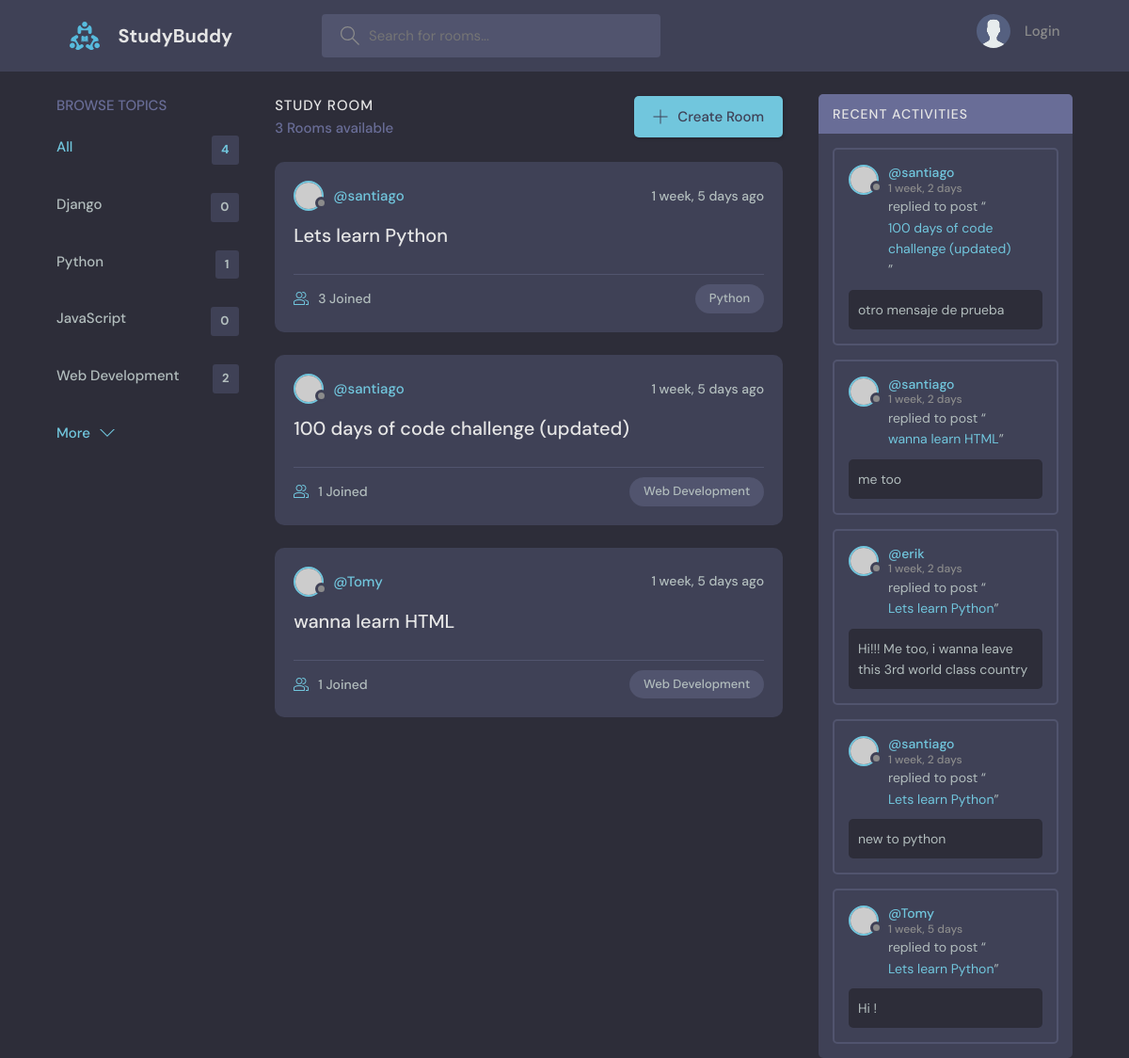
/, run on an earlier commit of the app's database.
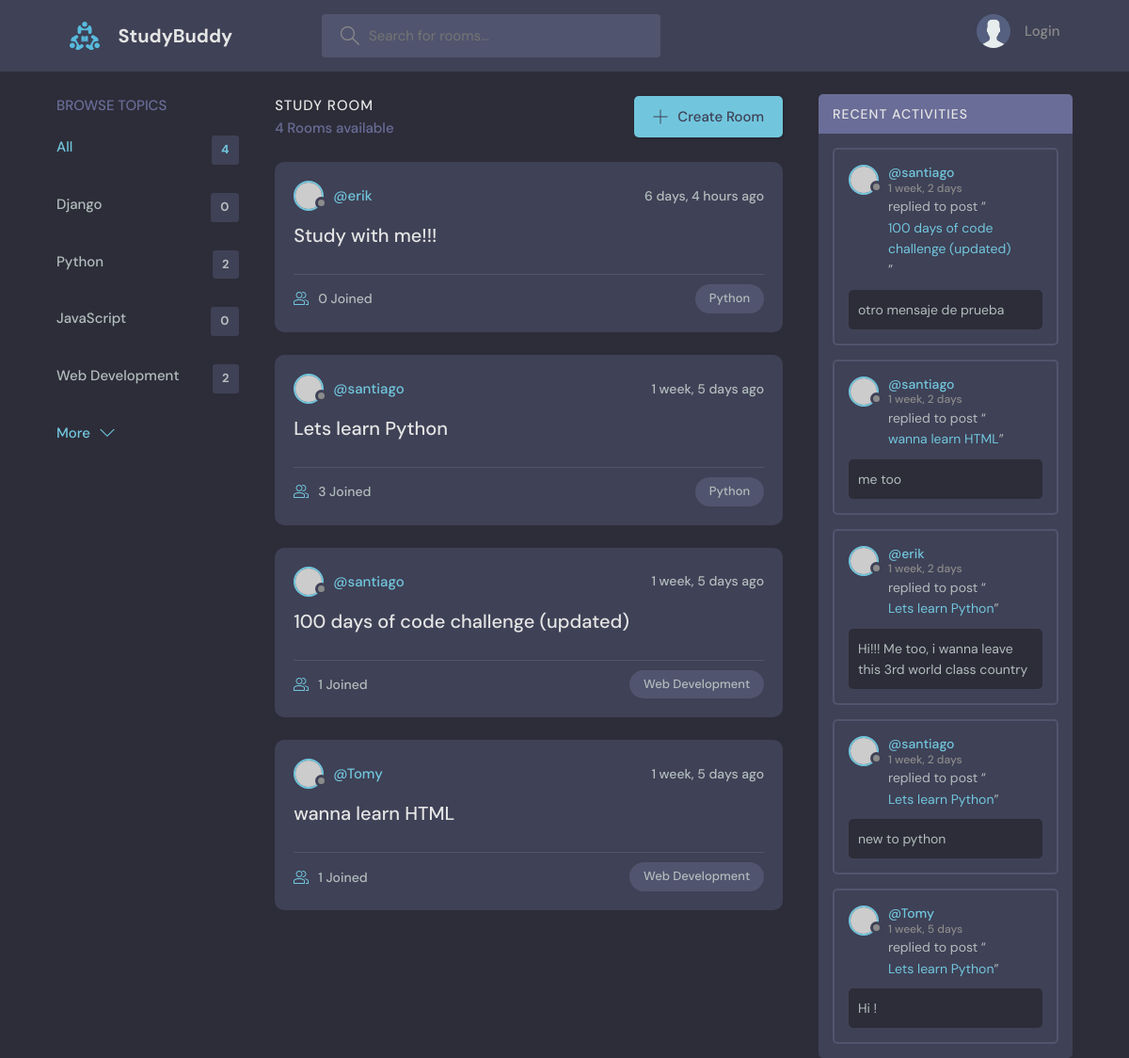
And on a later commit of the database.
### base/models.py (models this page shows, shortened)
class Topic(models.Model):
    name = models.CharField(max_length=200)

class Room(models.Model): #hijo de Topic
    host = models.ForeignKey(User, on_delete=models.SET_NULL, null=True)
    topic = models.ForeignKey(Topic, on_delete=models.SET_NULL, null=True)
    name = models.CharField(max_length=200,default='')
    description = models.TextField(null=True, blank=True)
    participants = models.ManyToManyField(User, related_name='participants',blank=True) #se usa related_name porque User ya esta usado en la linea host
    updated = models.DateTimeField(auto_now=True)
    created = models.DateTimeField(auto_now_add=True) # a diferencia de auto_now, cuando se guarda sólo queda la fecha de creacion
    class Meta: # esto es para darle orden a los posteos de create_room
        ordering = ['-updated','-created'] # el - es para reversed
    def __str__(self):
        return self.name

class Message(models.Model):
    user = models.ForeignKey(User, on_delete=models.CASCADE,)
    room = models.ForeignKey(Room, on_delete=models.CASCADE) # cuando borro la DB Room, tmb borra los models hijos (CASCADE)
    body = models.TextField()
    updated = models.DateTimeField(auto_now=True)
    created = models.DateTimeField(auto_now_add=True)
    class Meta: # esto es para darle orden a los posteos de create_room
        ordering = ['-updated','-created'] # el - es para reversed

### base/views.py (the view)
# urls.py: path('',views.home, name='home'),
def home(request):
    if request.GET.get('q') != None:    #otra forma: q = request.GET.get('q') if request.GET.get('q') != None else ''
        q = request.GET.get('q')
    else:
        q=''
    rooms = Room.objects.filter(
        Q(topic__name__icontains=q) |  # | es un or, & es un and, solo se puede usar asi
        Q(name__icontains=q) |
        Q(name__icontains=q)
    )
    topics = Topic.objects.all()
    room_count = rooms.count()
    room_messages = Message.objects.filter(Q(room__topic__name__icontains=q))
    context = {'rooms':rooms,'topics':topics,'room_count':room_count,'room_messages':room_messages}
    return render(request,'base/home.html',context)

### base/templates/base/home.html (shortened to what this page needs)
{% extends 'main.html' %}
{% block content %}
    <main class="layout layout--3">
      <div class="container">
        {% include 'base/topics_component.html' %}
        <div class="roomList">
          <div class="roomList__header">
            <div>
              <h2>Study Room</h2>
              <p>{{room_count}} Rooms available</p>
            </div>
            <a class="btn btn--main" href="{% url 'create-room' %}">
              <svg version="1.1" xmlns="http://www.w3.org/2000/svg" width="32" height="32" viewBox="0 0 32 32">
                <title>add</title>
                <path
                  d="M16.943 0.943h-1.885v14.115h-14.115v1.885h14.115v14.115h1.885v-14.115h14.115v-1.885h-14.115v-14.115z"
                ></path>
              </svg>
              Create Room
            </a>
          </div>
          {% include 'base/feed_component.html' %}
        </div>
        {% include 'base/activity_component.html' %}
      </div>
    </main>
{% endblock %}

### base/templates/base/topics_component.html
<div class="topics">
    <div class="topics__header">
      <h2>Browse Topics</h2>
    </div>
    <ul class="topics__list">
      <li>
        <a href="{% url 'home' %}" class="active">All <span>{{topics.count}}</span></a>
      </li>
      {% for topic in topics %}
      <li>
        <a href="{% url 'home' %}?q={{topic.name}}">{{topic.name}}<span>{{topic.room_set.all.count}}</span></a>
      </li>
      {% endfor %}
    </ul>
    <a class="btn btn--link" href="topics.html">
      More
      <svg version="1.1" xmlns="http://www.w3.org/2000/svg" width="32" height="32" viewBox="0 0 32 32">
        <title>chevron-down</title>
        <path d="M16 21l-13-13h-3l16 16 16-16h-3l-13 13z"></path>
      </svg>
    </a>
  </div>

### base/templates/base/feed_component.html (shortened to what this page needs)
<!DOCTYPE html>
<html lang="en">
<head>
</head>
<body>
{% for room in rooms %}
<div class="roomListRoom">
    <div class="roomListRoom__header">
      <a href="{% url 'user-profile' room.host.id %}" class="roomListRoom__author">
        <div class="avatar avatar--small">
          <img src="https://randomuser.me/api/portraits/women/11.jpg" />
        </div>
        <span>@{{room.host.username}}</span>
      </a>
      <div class="roomListRoom__actions">
        <span>{{room.created|timesince}} ago</span>
      </div>
    </div>
    <div class="roomListRoom__content">
      <a href="{% url 'room' room.id %}">{{room.name}}</a>
    </div>
    <div class="roomListRoom__meta">
      <a href="{% url 'room' room.id %}" class="roomListRoom__joined">
        {{room.participants.all.count}} Joined
      </a>
      <p class="roomListRoom__topic">{{room.topic.name}}</p>
    </div>
</div>
{% endfor %}
</body>
</html>

### base/templates/base/activity_component.html (shortened to what this page needs)
<!DOCTYPE html>
<html lang="en">
<head>
</head>
<div class="activities">
    <div class="activities__header">
      <h2>Recent Activities</h2>
    </div>
    {% for message in room_messages %}
    <div class="activities__box">
      <div class="activities__boxHeader roomListRoom__header">
        <a href="{% url 'user-profile' message.user.id %}" class="roomListRoom__author">
          <div class="avatar avatar--small">
            <img src="https://randomuser.me/api/portraits/women/11.jpg" />
          </div>
          <p>
            @{{message.user}}
            <span>{{message.created|timesince}}</span>
          </p>
        </a>
      </div>
      <div class="activities__boxContent">
        <p>replied to post “<a href="{% url 'room' message.room.id %}">{{message.room}}</a>”</p>
        <div class="activities__boxRoomContent">
          {{message.body}}
        </div>
      </div>
    </div>
    {% endfor %}
  </div>
</html>

What changed in the data, as far as the page shows it:
computed for Topic "Python": room_set.all.count "1" → "2"
added Room: host.username "erik", created "6 days, 4 hours", name "Study with me!!!", participants.all.count "0", topic.name "Python"
Also different on the page:
{{ room_count }}: "3" → "4"
